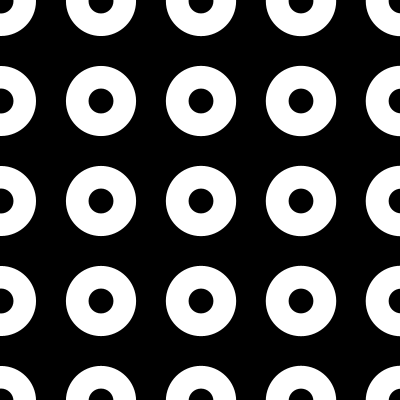
Frame 1 (no input)
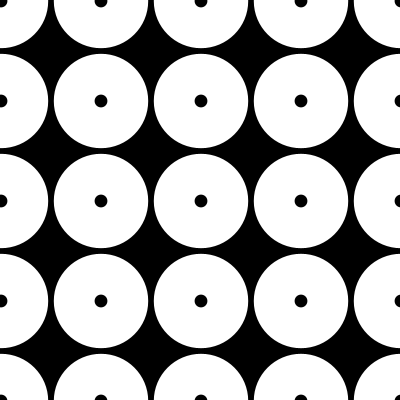
Frame 60 (the mouse pressed at the canvas centre just before this capture)
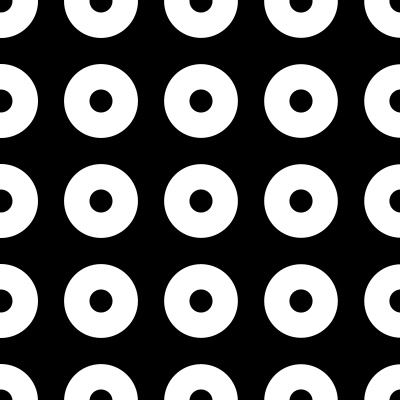
Frame 120 (the mouse held since frame 60 and released just before this capture)

The Processing sketch that drew these frames (run headless with seeded random() and noise(); from frame 60 on, the mouse is pressed at the canvas centre):

// Processing sketch: processing_87908
// ── processing_87908.pde


float angle = 0;

void setup() {
  size(400, 400);
}

void draw() {
  background (0);
  for (int i = 1; i < 500; i += 100) {
    for (int j = 1; j < 500; j += 100) {
      noStroke();
      fill (255);
      float d = .35 * (sin(angle) * 70) + 70;
      ellipse (i, j, d, d);
      fill (0);
      float e = .35 * (sin(angle+PI) * 35) + 35;
      ellipse (i, j, e - 10, e - 10);
      angle += 0.001;
    }
  }
}
